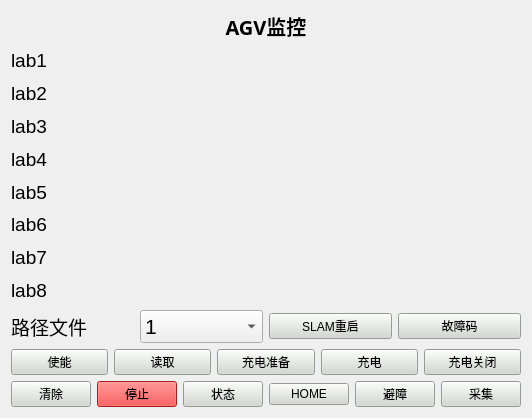
<?xml version="1.0" encoding="UTF-8"?>
<ui version="4.0">
 <class>Panel_Global_Plan_Sim</class>
 <widget class="QWidget" name="Panel_Global_Plan_Sim">
  <property name="geometry">
   <rect>
    <x>0</x>
    <y>0</y>
    <width>532</width>
    <height>418</height>
   </rect>
  </property>
  <property name="windowTitle">
   <string>伺服转台</string>
  </property>
  <layout class="QVBoxLayout" name="verticalLayout">
   <item>
    <layout class="QVBoxLayout" name="verticalLayout_2">
     <item>
      <widget class="QLabel" name="label_agvid">
       <property name="font">
        <font>
         <family>Ubuntu Condensed</family>
         <pointsize>15</pointsize>
         <weight>75</weight>
         <bold>true</bold>
        </font>
       </property>
       <property name="text">
        <string>AGV监控</string>
       </property>
       <property name="alignment">
        <set>Qt::AlignCenter</set>
       </property>
      </widget>
     </item>
     <item>
      <widget class="QLabel" name="lab1">
       <property name="font">
        <font>
         <pointsize>14</pointsize>
        </font>
       </property>
       <property name="text">
        <string>lab1</string>
       </property>
      </widget>
     </item>
     <item>
      <widget class="QLabel" name="lab2">
       <property name="font">
        <font>
         <pointsize>14</pointsize>
        </font>
       </property>
       <property name="text">
        <string>lab2</string>
       </property>
      </widget>
     </item>
     <item>
      <widget class="QLabel" name="lab3">
       <property name="font">
        <font>
         <pointsize>14</pointsize>
        </font>
       </property>
       <property name="text">
        <string>lab3</string>
       </property>
      </widget>
     </item>
     <item>
      <widget class="QLabel" name="lab4">
       <property name="font">
        <font>
         <pointsize>14</pointsize>
        </font>
       </property>
       <property name="text">
        <string>lab4</string>
       </property>
      </widget>
     </item>
     <item>
      <widget class="QLabel" name="lab5">
       <property name="font">
        <font>
         <pointsize>14</pointsize>
        </font>
       </property>
       <property name="text">
        <string>lab5</string>
       </property>
      </widget>
     </item>
     <item>
      <widget class="QLabel" name="lab6">
       <property name="font">
        <font>
         <pointsize>14</pointsize>
        </font>
       </property>
       <property name="text">
        <string>lab6</string>
       </property>
      </widget>
     </item>
     <item>
      <widget class="QLabel" name="lab7">
       <property name="font">
        <font>
         <pointsize>14</pointsize>
        </font>
       </property>
       <property name="text">
        <string>lab7</string>
       </property>
      </widget>
     </item>
     <item>
      <widget class="QLabel" name="lab8">
       <property name="font">
        <font>
         <pointsize>14</pointsize>
        </font>
       </property>
       <property name="text">
        <string>lab8</string>
       </property>
      </widget>
     </item>
     <item>
      <layout class="QHBoxLayout" name="horizontalLayout_2">
       <item>
        <widget class="QLabel" name="lab4_2">
         <property name="font">
          <font>
           <pointsize>14</pointsize>
          </font>
         </property>
         <property name="text">
          <string>路径文件</string>
         </property>
        </widget>
       </item>
       <item>
        <widget class="QComboBox" name="cb_load">
         <property name="font">
          <font>
           <pointsize>16</pointsize>
          </font>
         </property>
         <item>
          <property name="text">
           <string>1</string>
          </property>
         </item>
         <item>
          <property name="text">
           <string>2</string>
          </property>
         </item>
        </widget>
       </item>
       <item>
        <widget class="QPushButton" name="btn_slam_reset">
         <property name="styleSheet">
          <string notr="true">background-color: rgb(211, 215, 207);
font: 16pt &quot;Ubuntu&quot;;</string>
         </property>
         <property name="text">
          <string>SLAM重启</string>
         </property>
        </widget>
       </item>
       <item>
        <widget class="QPushButton" name="btn_errcode">
         <property name="styleSheet">
          <string notr="true">background-color: rgb(211, 215, 207);
font: 16pt &quot;Ubuntu&quot;;</string>
         </property>
         <property name="text">
          <string>故障码</string>
         </property>
        </widget>
       </item>
      </layout>
     </item>
     <item>
      <layout class="QHBoxLayout" name="horizontalLayout">
       <item>
        <widget class="QPushButton" name="btn_enable">
         <property name="styleSheet">
          <string notr="true">background-color: rgb(211, 215, 207);
font: 16pt &quot;Ubuntu&quot;;</string>
         </property>
         <property name="text">
          <string>使能</string>
         </property>
        </widget>
       </item>
       <item>
        <widget class="QPushButton" name="btn_load">
         <property name="styleSheet">
          <string notr="true">background-color: rgb(211, 215, 207);
font: 16pt &quot;Ubuntu&quot;;</string>
         </property>
         <property name="text">
          <string>读取</string>
         </property>
        </widget>
       </item>
       <item>
        <widget class="QPushButton" name="btn_charge_ready">
         <property name="styleSheet">
          <string notr="true">background-color: rgb(211, 215, 207);
font: 16pt &quot;Ubuntu&quot;;</string>
         </property>
         <property name="text">
          <string>充电准备</string>
         </property>
        </widget>
       </item>
       <item>
        <widget class="QPushButton" name="btn_charge">
         <property name="styleSheet">
          <string notr="true">background-color: rgb(211, 215, 207);
font: 16pt &quot;Ubuntu&quot;;</string>
         </property>
         <property name="text">
          <string>充电</string>
         </property>
        </widget>
       </item>
       <item>
        <widget class="QPushButton" name="btn_charge_close">
         <property name="styleSheet">
          <string notr="true">background-color: rgb(211, 215, 207);
font: 16pt &quot;Ubuntu&quot;;</string>
         </property>
         <property name="text">
          <string>充电关闭</string>
         </property>
        </widget>
       </item>
      </layout>
     </item>
     <item>
      <layout class="QHBoxLayout" name="horizontalLayout_3">
       <item>
        <widget class="QPushButton" name="btn_cleartrack">
         <property name="styleSheet">
          <string notr="true">background-color: rgb(211, 215, 207);
font: 16pt &quot;Ubuntu&quot;;</string>
         </property>
         <property name="text">
          <string>清除</string>
         </property>
        </widget>
       </item>
       <item>
        <widget class="QPushButton" name="btn_stop">
         <property name="styleSheet">
          <string notr="true">font: 16pt &quot;Ubuntu&quot;;
background-color: rgb(239, 41, 41);</string>
         </property>
         <property name="text">
          <string>停止</string>
         </property>
        </widget>
       </item>
       <item>
        <widget class="QPushButton" name="btn_syscheck">
         <property name="styleSheet">
          <string notr="true">background-color: rgb(211, 215, 207);
font: 16pt &quot;Ubuntu&quot;;</string>
         </property>
         <property name="text">
          <string>状态</string>
         </property>
        </widget>
       </item>
       <item>
        <widget class="QPushButton" name="btn_home">
         <property name="styleSheet">
          <string notr="true">background-color: rgb(211, 215, 207);
font: 16pt &quot;Ubuntu&quot;;</string>
         </property>
         <property name="text">
          <string>HOME</string>
         </property>
        </widget>
       </item>
       <item>
        <widget class="QPushButton" name="btn_obstacle">
         <property name="styleSheet">
          <string notr="true">background-color: rgb(211, 215, 207);
font: 16pt &quot;Ubuntu&quot;;</string>
         </property>
         <property name="text">
          <string>避障</string>
         </property>
        </widget>
       </item>
       <item>
        <widget class="QPushButton" name="btn_sample">
         <property name="styleSheet">
          <string notr="true">background-color: rgb(211, 215, 207);
font: 16pt &quot;Ubuntu&quot;;</string>
         </property>
         <property name="text">
          <string>采集</string>
         </property>
        </widget>
       </item>
      </layout>
     </item>
    </layout>
   </item>
  </layout>
 </widget>
 <resources/>
 <connections/>
</ui>
